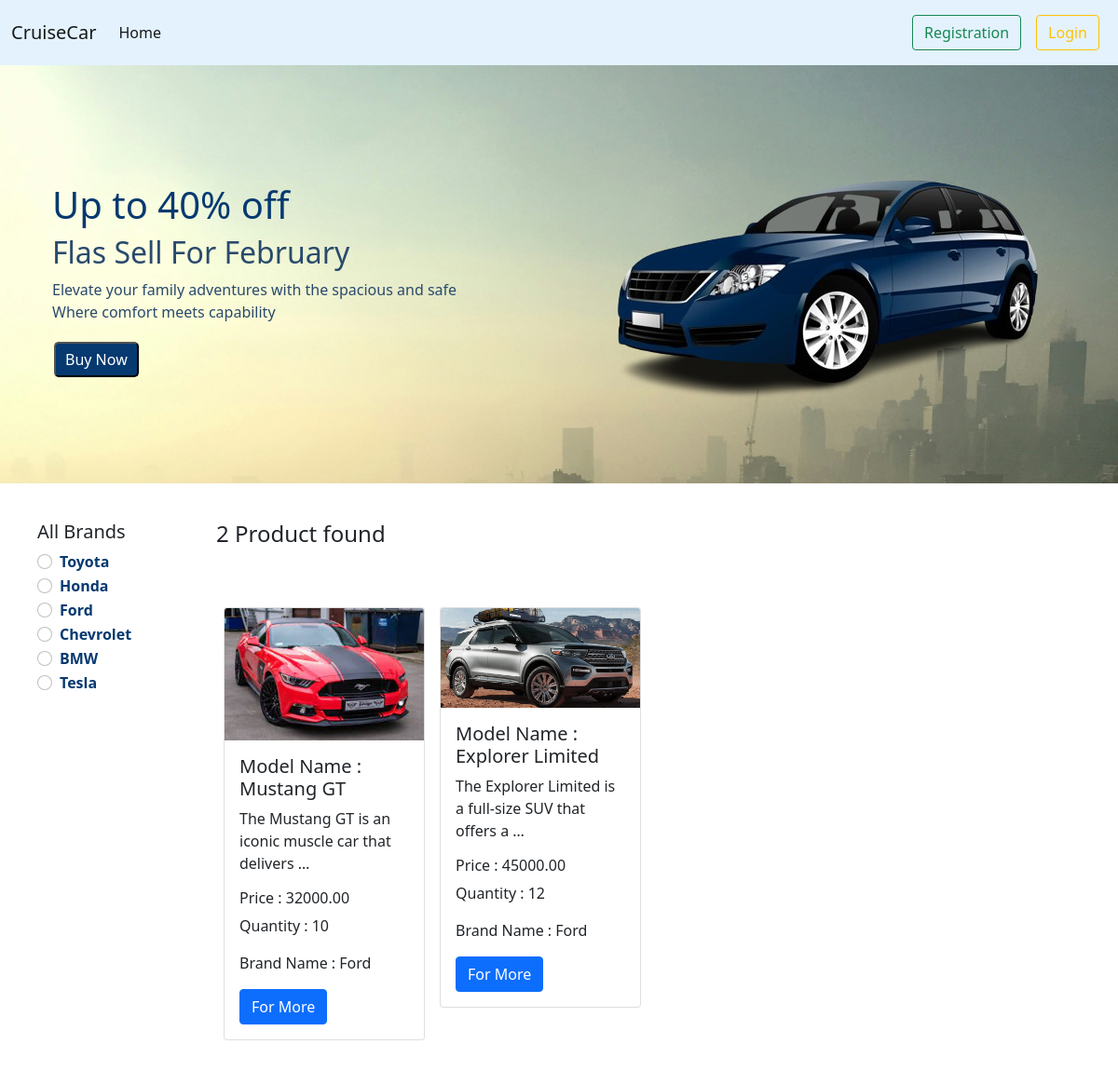
Page /brands/ford/ on the committed database.
### brand/models.py (models this page shows)
class Brand(models.Model):
    name = models.CharField(max_length=100)
    slug = models.SlugField(max_length=100,unique=True, null=True, blank=True)
    def __str__(self):
        return self.name

### car/models.py (models this page shows, shortened)
class Car(models.Model):
    name = models.CharField(max_length=100)
    description = models.TextField()
    image = models.ImageField(upload_to='car/media/uploads/')
    price = models.DecimalField(max_digits=10, decimal_places=2)
    quantity = models.PositiveIntegerField(default=0)
    brand = models.ForeignKey(Brand, on_delete=models.CASCADE)

### CruiseCars/views.py (the view)
# urls.py: 2. Add a URL to urlpatterns:  path('', views.home, name='home')
def home(request, brand_slug = None):
    data=Car.objects.all()
    brands = Brand.objects.all()
    if brand_slug is not None:
        brand = Brand.objects.get(slug = brand_slug)
        data = Car.objects.filter(brand = brand)
    brands = Brand.objects.all()
    return render(request, 'home.html',{'data': data, 'brands': brands})

### templates/home.html
{% extends "base.html" %}
{% block content %}
{% load static %}
<div class="d-flex flex-wrap px-5 pt-3 align-items-center background">
    <div class="col-6 text-dark p-2 ">
        <h1 style="color: #063970;">Up to 40% off</h1>
        <h2 style="color: #294a6d;">Flas Sell For February</h2>
        <p style="color: #294a6d;">Elevate your family adventures with the spacious and safe <br> Where comfort meets
            capability</p>
        <button class=" button"><a href="#">Buy Now</a></button>
    </div>
    <div class="col-6">
        <img src="{% static 'car.png' %}" />
    </div>
</div>
<div class="d-flex flex-wrap p-4">
    <div class="col-2 bg-white p-3">
        <h5>All Brands</h5>
        {% for brand in brands %}
        <div class="form-check ">
            <input class="form-check-input" type="radio" name="Brand" id="{{brand.id}}" />
            <label class="form-check-label" for="{{brand.id}}">
                <a  style="text-decoration: none;;
                font-weight: bold;color: #063970;" href="{%url 'brand_slug_view' brand.slug %}">{{brand.name}}</a>
            </label>
        </div>
        {% endfor %}
    </div>
    <div class="col-10 p-3">
        <h4>{{ data | length }} Product found</h4>
        <div class="d-flex flex-wrap pt-5 h-100">
            {% for car in data %}
            <div class="col-sm-3 ">
                <div class="card m-2">
                    <img src="{{car.image.url}}" class="card-img-top" alt="...">
                    <div class="card-body">
                        <h5 class="card-title">Model Name : {{car.name}}</h5>
                        <p class="card-text">{{car.description|truncatewords:10}}</p>
                        <h6 class="card-text">Price : {{car.price}}</h6>
                        <p class="card-text">Quantity : {{car.quantity}}</p>
                        <p class="card-text">Brand Name : {{car.brand}}</p>
                        <a href="{% url 'detail_car_view' car.id %}" class="text-decoration-none text-white btn btn-primary">For More</a>
                      </div>
                </div>
            </div>
            {% endfor %}
        </div>
    </div>
</div>
{% endblock %}

### static/style.css (style rules this page uses)
.background { background-image: url('../static/background.jpg'); background-repeat: no-repeat; background-size: cover; }
.button { background-color: #063970; text-align: center; text-decoration: none; display: inline-block; font-size: 16px; margin: 4px 2px; padding: 5px 10px; border-radius: 5px; }
.button a { color: white; text-align: center; text-decoration: none; }

### rows in the picture
Brand: name "Toyota"
Brand: name "Honda"
Brand: name "Ford"
Brand: name "Chevrolet"
Brand: name "BMW"
Brand: name "Tesla"
Car: image (picture), name "Mustang GT", description "The Mustang GT is an iconic muscle car that delivers …", price "32000.00", quantity "10", brand "Ford"
Car: image (picture), name "Explorer Limited", description "The Explorer Limited is a full-size SUV that offers a …", price "45000.00", quantity "12", brand "Ford"

### other values in the picture
{{ data | length }} "2"
